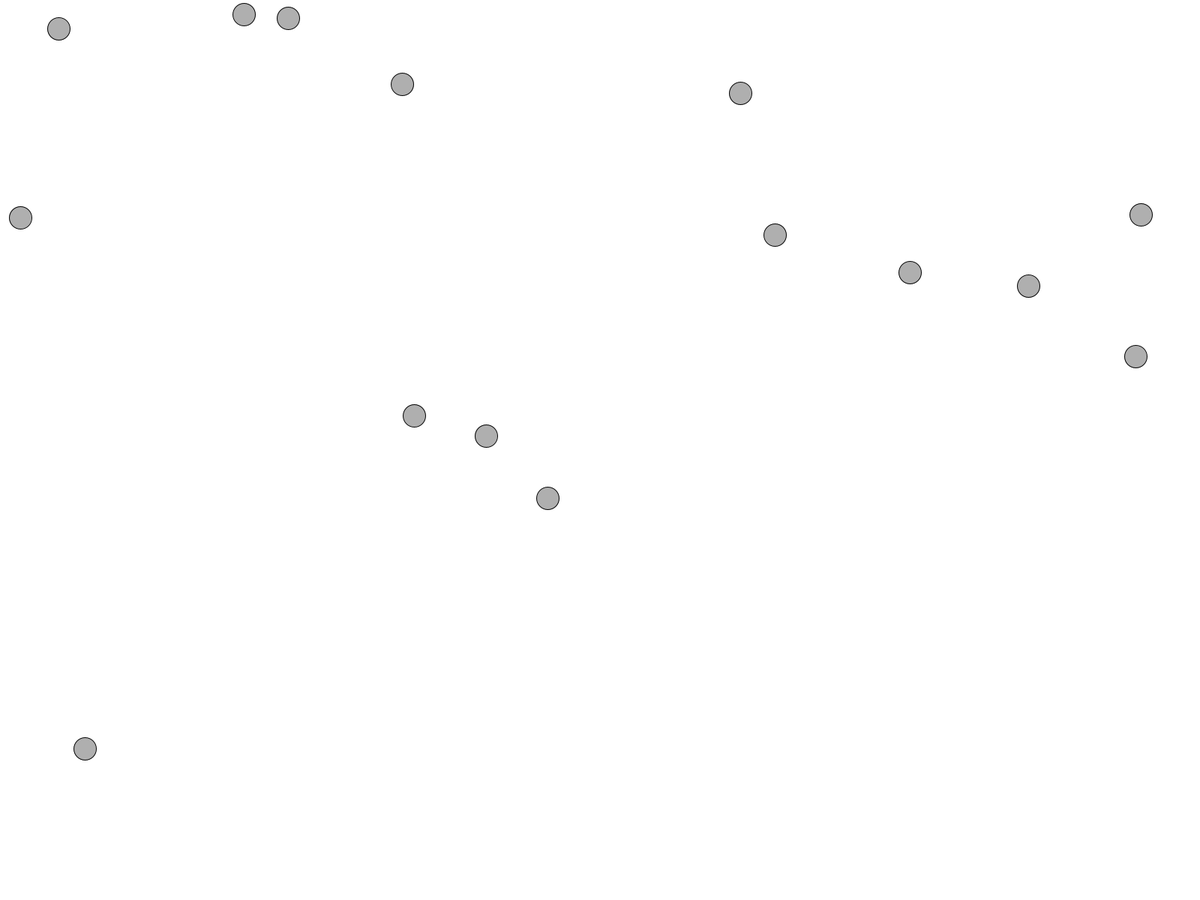
Frame 1 (no input)
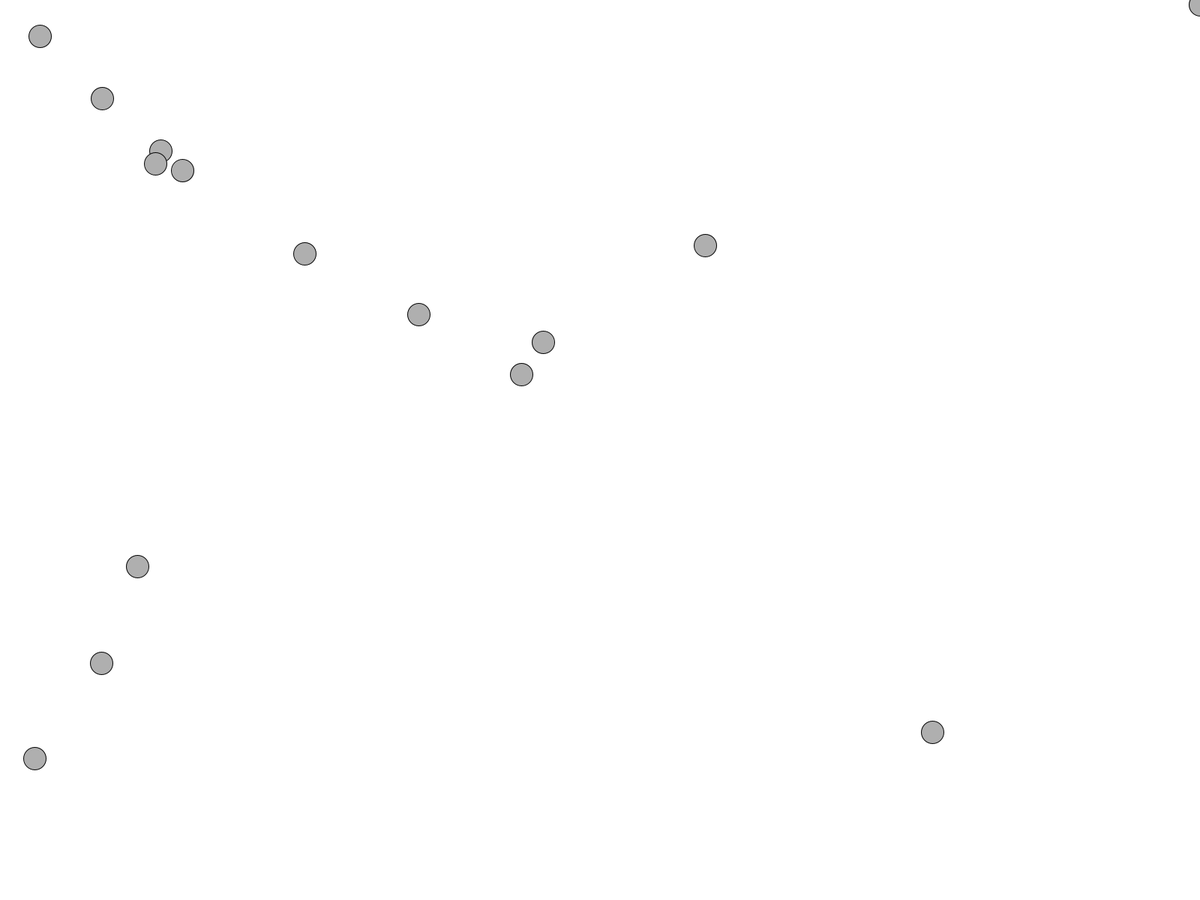
Frame 60 (the mouse pressed at the canvas centre just before this capture)
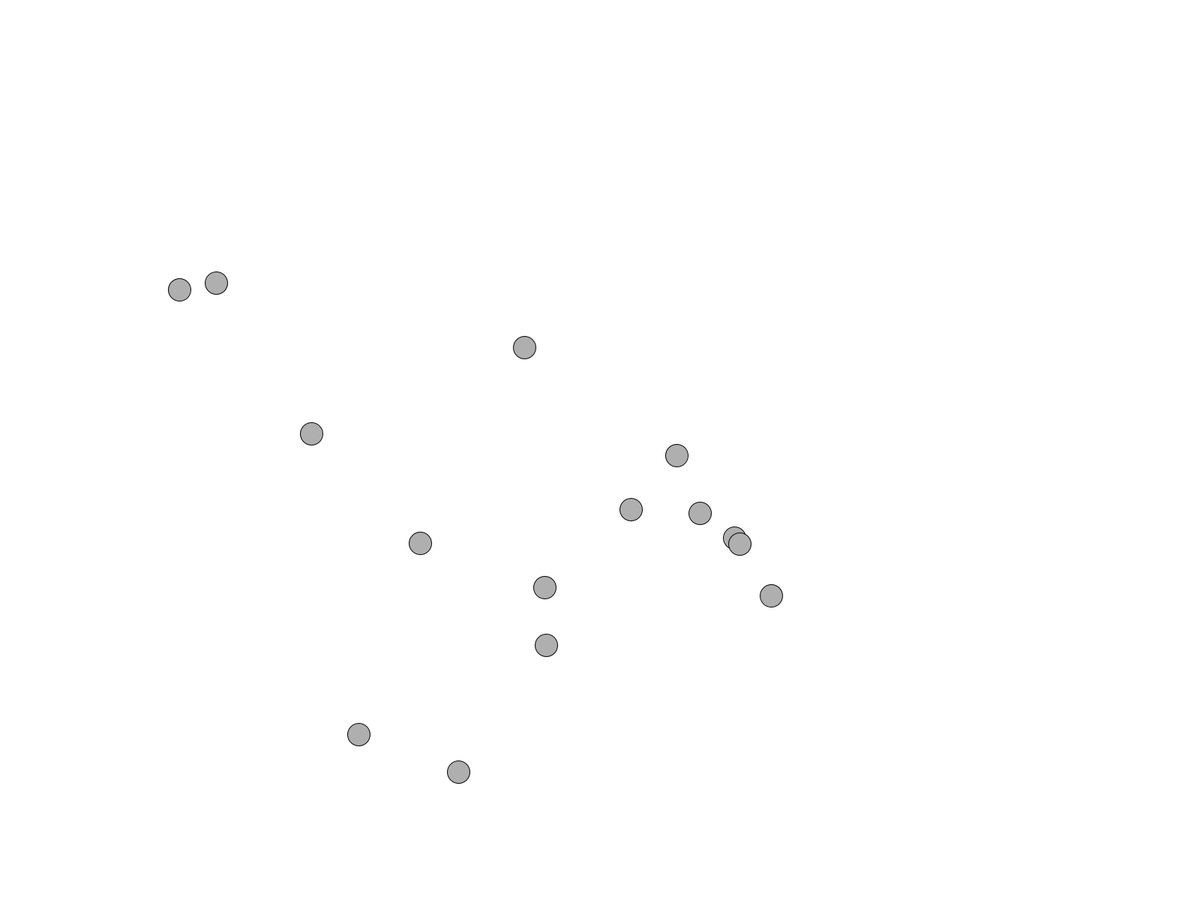
Frame 120 (the mouse held since frame 60 and released just before this capture)

The Processing sketch that drew these frames (run headless with seeded random() and noise(); from frame 60 on, the mouse is pressed at the canvas centre):

// Processing sketch: pigeon_simulator
// ── pigeon_simulator.pde
class Mover {
  PVector pos;
  PVector vel;
  PVector acc;
  PVector mouse;
  float topspeed;
  
  Mover() {
    pos = new PVector(random(width), random(height));
    vel = new PVector(0, 0);
    acc = new PVector(0, 0);
    topspeed = 15;
  }
  
  void applyForce(PVector force) {
    acc.add(force);
  }
  
  void update() {
    mouse = new PVector(mouseX, mouseY);
    acc.add(mouse.sub(pos).normalize());
    acc = acc.mult(1/acc.magSq()).limit(topspeed);
    vel.add(acc);
    vel.limit(topspeed);
    pos.add(vel);
    acc.mult(0);
  }

  void display() {
    stroke(0);
    fill(175);
    ellipse(pos.x, pos.y, 30, 30);
  }
  
  void checkEdges() {
    if (pos.x > width){
      pos.x = 0;
    } else if (pos.x < 0) {
      pos.x = width;
    }
    if (pos.y > height){
      pos.y = 0;
    } else if (pos.y < 0) {
      pos.y = height;
    }
  }

  boolean isInside(Liquid l) {
    if(pos.x > l.x && pos.x < l.x+l.w && pos.y > l.y && pos.y < l.y+l.h)
    {
      return true;
    } else {
      return false;
    }
  }

  void drag(Liquid l) {
    float speed = vel.mag();
    float dragMagnitude = l.c*speed*speed;
    PVector drag = vel.copy();
    drag.mult(-1);
    drag.normalize();
    drag.mult(dragMagnitude);
    applyForce(drag);
  }
}

class Liquid {
  float x, y, w, h;
  float c;

  Liquid(float x_, float y_, float w_, float h_, float c_) {
    x = x_;
    y = y_;
    w = w_;
    h = h_;
    c = c_;
  }

  void display() {
    noStroke();
    fill(150);
    rect(x, y, w, y);
  }
}

// MAIN
Mover[] movers = new Mover[15];
//Liquid liquid;
float t = 0;
PVector wind;


void setup(){
  fullScreen();
  //liquid = new Liquid(1, height/2, width, height/2, 100000);
  for (int i = 0; i < movers.length; i++) {
    movers[i] = new Mover();
  }
}

void draw(){
  background(255);
  //liquid.display();
  wind = new PVector(noise(t), noise(t + 200));
  wind.mult(1.1);
  for (int i = 0; i < movers.length; i++) {
    //if (movers[i].isInside(liquid)){
    //  movers[i].drag(liquid);
    //}
    movers[i].applyForce(wind);
    movers[i].update();
    movers[i].checkEdges();
    movers[i].display();
    t++;
  }
}
